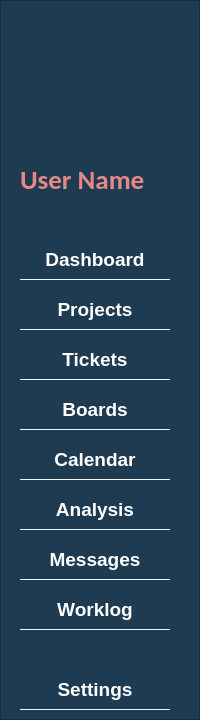
     <widget class="QFrame" name="frame_2">
      <property name="sizePolicy">
       <sizepolicy hsizetype="Preferred" vsizetype="Preferred">
        <horstretch>0</horstretch>
        <verstretch>0</verstretch>
       </sizepolicy>
      </property>
      <property name="minimumSize">
       <size>
        <width>200</width>
        <height>720</height>
       </size>
      </property>
      <property name="maximumSize">
       <size>
        <width>200</width>
        <height>1980</height>
       </size>
      </property>
      <property name="styleSheet">
       <string notr="true">QFrame{
background-color: rgb(30, 59, 81);
}
</string>
      </property>
      <property name="frameShape">
       <enum>QFrame::StyledPanel</enum>
      </property>
      <property name="frameShadow">
       <enum>QFrame::Raised</enum>
      </property>
      <widget class="QPushButton" name="pushButton">
       <property name="geometry">
        <rect>
         <x>20</x>
         <y>240</y>
         <width>150</width>
         <height>40</height>
        </rect>
       </property>
       <property name="font">
        <font>
         <family>MS Sans Serif</family>
         <pointsize>14</pointsize>
         <weight>75</weight>
         <bold>true</bold>
        </font>
       </property>
       <property name="styleSheet">
        <string notr="true">QPushButton {
	background-color: rgb(30, 59, 81);	
	color: white;
	border: none;
	border-bottom: 1px solid rgb(245, 245, 245);
 }
QPushButton:hover{	
	background-color: rgba(230, 136, 136, 50);
    border-left: 2px solid rgb(230, 136, 136);;
 }
QPushButton:pressed{     
	border-bottom: 5px solid rgb(30, 59, 81);
}</string>
       </property>
       <property name="text">
        <string>Dashboard</string>
       </property>
      </widget>
      <widget class="QPushButton" name="pushButton_2">
       <property name="geometry">
        <rect>
         <x>20</x>
         <y>290</y>
         <width>150</width>
         <height>40</height>
        </rect>
       </property>
       <property name="font">
        <font>
         <family>MS Sans Serif</family>
         <pointsize>14</pointsize>
         <weight>75</weight>
         <bold>true</bold>
        </font>
       </property>
       <property name="styleSheet">
        <string notr="true">QPushButton {
	background-color: rgb(30, 59, 81);	
	color: white;
	border: none;
	border-bottom: 1px solid rgb(245, 245, 245);
 }
QPushButton:hover{	
	background-color: rgba(230, 136, 136, 50);
    border-left: 2px solid rgb(230, 136, 136);;
 }
QPushButton:pressed{     
	border-bottom: 5px solid rgb(30, 59, 81);
}</string>
       </property>
       <property name="text">
        <string>Projects</string>
       </property>
      </widget>
      <widget class="QPushButton" name="pushButton_4">
       <property name="geometry">
        <rect>
         <x>20</x>
         <y>390</y>
         <width>150</width>
         <height>40</height>
        </rect>
       </property>
       <property name="font">
        <font>
         <family>MS Sans Serif</family>
         <pointsize>14</pointsize>
         <weight>75</weight>
         <bold>true</bold>
        </font>
       </property>
       <property name="styleSheet">
        <string notr="true">QPushButton {
	background-color: rgb(30, 59, 81);	
	color: white;
	border: none;
	border-bottom: 1px solid rgb(245, 245, 245);
 }
QPushButton:hover{	
	background-color: rgba(230, 136, 136, 50);
    border-left: 2px solid rgb(230, 136, 136);;
 }
QPushButton:pressed{     
	border-bottom: 5px solid rgb(30, 59, 81);
}</string>
       </property>
       <property name="text">
        <string>Boards</string>
       </property>
      </widget>
      <widget class="QPushButton" name="pushButton_3">
       <property name="geometry">
        <rect>
         <x>20</x>
         <y>340</y>
         <width>150</width>
         <height>40</height>
        </rect>
       </property>
       <property name="font">
        <font>
         <family>MS Sans Serif</family>
         <pointsize>14</pointsize>
         <weight>75</weight>
         <bold>true</bold>
        </font>
       </property>
       <property name="styleSheet">
        <string notr="true">QPushButton {
	background-color: rgb(30, 59, 81);	
	color: white;
	border: none;
	border-bottom: 1px solid rgb(245, 245, 245);
 }
QPushButton:hover{	
	background-color: rgba(230, 136, 136, 50);
    border-left: 2px solid rgb(230, 136, 136);;
 }
QPushButton:pressed{     
	border-bottom: 5px solid rgb(30, 59, 81);
}</string>
       </property>
       <property name="text">
        <string>Tickets</string>
       </property>
      </widget>
      <widget class="QPushButton" name="pushButton_8">
       <property name="geometry">
        <rect>
         <x>20</x>
         <y>590</y>
         <width>150</width>
         <height>40</height>
        </rect>
       </property>
       <property name="font">
        <font>
         <family>MS Sans Serif</family>
         <pointsize>14</pointsize>
         <weight>75</weight>
         <bold>true</bold>
        </font>
       </property>
       <property name="styleSheet">
        <string notr="true">QPushButton {
	background-color: rgb(30, 59, 81);	
	color: white;
	border: none;
	border-bottom: 1px solid rgb(245, 245, 245);
 }
QPushButton:hover{	
	background-color: rgba(230, 136, 136, 50);
    border-left: 2px solid rgb(230, 136, 136);;
 }
QPushButton:pressed{     
	border-bottom: 5px solid rgb(30, 59, 81);
}</string>
       </property>
       <property name="text">
        <string>Worklog</string>
       </property>
      </widget>
      <widget class="QPushButton" name="pushButton_6">
       <property name="geometry">
        <rect>
         <x>20</x>
         <y>490</y>
         <width>150</width>
         <height>40</height>
        </rect>
       </property>
       <property name="font">
        <font>
         <family>MS Sans Serif</family>
         <pointsize>14</pointsize>
         <weight>75</weight>
         <bold>true</bold>
        </font>
       </property>
       <property name="styleSheet">
        <string notr="true">QPushButton {
	background-color: rgb(30, 59, 81);	
	color: white;
	border: none;
	border-bottom: 1px solid rgb(245, 245, 245);
 }
QPushButton:hover{	
	background-color: rgba(230, 136, 136, 50);
    border-left: 2px solid rgb(230, 136, 136);;
 }
QPushButton:pressed{     
	border-bottom: 5px solid rgb(30, 59, 81);
}</string>
       </property>
       <property name="text">
        <string>Analysis</string>
       </property>
      </widget>
      <widget class="QPushButton" name="pushButton_5">
       <property name="geometry">
        <rect>
         <x>20</x>
         <y>440</y>
         <width>150</width>
         <height>40</height>
        </rect>
       </property>
       <property name="font">
        <font>
         <family>MS Sans Serif</family>
         <pointsize>14</pointsize>
         <weight>75</weight>
         <bold>true</bold>
        </font>
       </property>
       <property name="styleSheet">
        <string notr="true">QPushButton {
	background-color: rgb(30, 59, 81);	
	color: white;
	border: none;
	border-bottom: 1px solid rgb(245, 245, 245);
 }
QPushButton:hover{	
	background-color: rgba(230, 136, 136, 50);
    border-left: 2px solid rgb(230, 136, 136);;
 }
QPushButton:pressed{     
	border-bottom: 5px solid rgb(30, 59, 81);
}</string>
       </property>
       <property name="text">
        <string>Calendar</string>
       </property>
      </widget>
      <widget class="QPushButton" name="pushButton_7">
       <property name="geometry">
        <rect>
         <x>20</x>
         <y>540</y>
         <width>150</width>
         <height>40</height>
        </rect>
       </property>
       <property name="font">
        <font>
         <family>MS Sans Serif</family>
         <pointsize>14</pointsize>
         <weight>75</weight>
         <bold>true</bold>
        </font>
       </property>
       <property name="styleSheet">
        <string notr="true">QPushButton {
	background-color: rgb(30, 59, 81);	
	color: white;
	border: none;
	border-bottom: 1px solid rgb(245, 245, 245);
 }
QPushButton:hover{	
	background-color: rgba(230, 136, 136, 50);
    border-left: 2px solid rgb(230, 136, 136);;
 }
QPushButton:pressed{     
	border-bottom: 5px solid rgb(30, 59, 81);
}</string>
       </property>
       <property name="text">
        <string>Messages</string>
       </property>
      </widget>
      <widget class="QPushButton" name="pushButton_9">
       <property name="geometry">
        <rect>
         <x>20</x>
         <y>670</y>
         <width>150</width>
         <height>40</height>
        </rect>
       </property>
       <property name="font">
        <font>
         <family>MS Sans Serif</family>
         <pointsize>14</pointsize>
         <weight>75</weight>
         <bold>true</bold>
        </font>
       </property>
       <property name="styleSheet">
        <string notr="true">QPushButton {
	background-color: rgb(30, 59, 81);	
	color: white;
	border: none;
	border-bottom: 1px solid rgb(245, 245, 245);
 }
QPushButton:hover{	
	background-color: rgba(230, 136, 136, 50);
    border-left: 2px solid rgb(230, 136, 136);;
 }
QPushButton:pressed{     
	border-bottom: 5px solid rgb(30, 59, 81);
}</string>
       </property>
       <property name="text">
        <string>Settings</string>
       </property>
      </widget>
      <widget class="QLabel" name="label">
       <property name="geometry">
        <rect>
         <x>40</x>
         <y>20</y>
         <width>125</width>
         <height>125</height>
        </rect>
       </property>
       <property name="text">
        <string/>
       </property>
       <property name="pixmap">
        <pixmap resource="resource1.qrc">:/usericon/res/usericon.png</pixmap>
       </property>
      </widget>
      <widget class="QLabel" name="label_8">
       <property name="geometry">
        <rect>
         <x>20</x>
         <y>160</y>
         <width>160</width>
         <height>40</height>
        </rect>
       </property>
       <property name="font">
        <font>
         <family>Calibri</family>
         <pointsize>20</pointsize>
         <weight>75</weight>
         <bold>true</bold>
        </font>
       </property>
       <property name="styleSheet">
        <string notr="true">
color: rgb(230, 136, 136);</string>
       </property>
       <property name="text">
        <string>User Name</string>
       </property>
      </widget>
     </widget>
